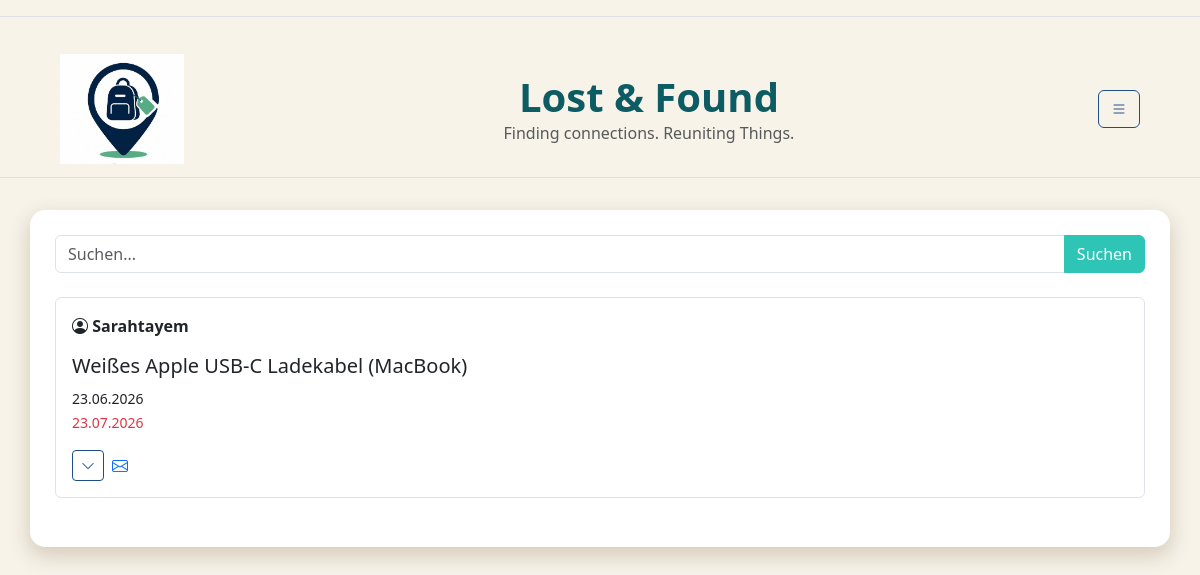
The app's page /home (signed in) with its own data.
### db.py (models this page shows)
class Post(db.Model):
    __tablename__ = "post"
    post_id = db.Column(db.Integer,primary_key=True)
    user_id = db.Column(db.Integer,db.ForeignKey("standardUser.user_id"))
    fundbuero_id = db.Column(db.Integer,db.ForeignKey("fundbuero.fundbuero_id"))
    titel = db.Column(db.String,nullable=False)
    meldedatum = db.Column(db.Date)
    verlustdatum = db.Column(db.Date)
    ablaufdatum = db.Column(db.Date)
    schliessdatum = db.Column(db.Date)
    verlustort = db.Column(db.String)
    beschreibung = db.Column(db.Text)
    status = db.Column(db.String,default="laufend")
    views = db.Column(db.Integer,default=0 )
    user = db.relationship("StandardUser",back_populates="posts")
    fundbuero = db.relationship("Fundbuero",back_populates="posts")

class StandardUser(db.Model):
    __tablename__ = "standardUser"
    user_id = db.Column( db.Integer, primary_key=True )
    campus_id = db.Column( db.String, db.ForeignKey("campus.campus_id") )
    name = db.Column( db.String)
    benutzername = db.Column( db.String, unique=True)
    telefonnummer = db.Column(db.String)
    standardtext = db.Column(db.Text)
    passwort = db.Column(db.String,nullable=False)
    hwr_mail = db.Column(db.String, unique=True,nullable=False )
    is_admin = db.Column(db.Boolean, default=False)
    campus = db.relationship("Campus",back_populates="users")
    posts = db.relationship( "Post",back_populates="user")

### app.py (the view)
@app.route("/home", methods=["GET", "POST"])
def home():
    if "user_id" not in session:
        flash("Bitte zuerst einloggen!", "warning")
        return redirect(url_for("login"))
    form = forms.Suchleiste()
    user = db.session.get(StandardUser,session["user_id"])
    posts = db.session.execute(db.select(Post).where(Post.ablaufdatum>=date.today(), Post.status == "laufend")
                           ).scalars()  # hier werden alle posts aus der datenbank geholt, die noch nicht abgelaufen sind und deren status "laufend" ist. die posts werden dann in der home.html datei angezeigt.
    return render_template("home.html", posts=posts, form=form, user=user)

### forms.py
class Suchleiste(FlaskForm):
  suchfeld = StringField( "Suchbegriff",
       validators=[InputRequired()]
  )
  submit = SubmitField("Suchen")

### templates/home.html (shortened to what this page needs)
{% extends "base.html" %}
{% block CONTENT %}
<form method="POST"
      action="{{ url_for('suche') }}"
      class="mb-4">
    <div class="input-group">
        {{ form.suchfeld(
            class="form-control",
            placeholder="Suchen..."
        ) }}
        {{ form.submit(
            class="btn btn-primary"
        ) }}
    </div>
</form>
    {% for post in posts %}
        {%if post.user.campus_id == user.campus_id%}
    <div class="border rounded p-3 mb-4">
        <strong>
            <i class="bi bi-person-circle"></i>
            {{ post.user.benutzername }}
        </strong>
        <h5 class="mt-3">
            {{ post.titel }}
        </h5>
           <small>
             {{ post.meldedatum.strftime('%d.%m.%Y') }}
            </small>
            <br>
            <small class="text-danger">
             {{ post.ablaufdatum.strftime('%d.%m.%Y') }}
            </small>
        <div class="mt-3 d-flex align-items-center gap-2">
            <button
                class="btn btn-outline-secondary btn-sm"
                type="button"
                data-bs-toggle="collapse"
                data-bs-target="#details{{ loop.index }}">
                <i class="bi bi-chevron-down"></i>
            </button>
          <a href="mailto:{{ post.user.hwr_mail }}?subject={{ ('Yay Gefunden! : ' ~ post.titel)|urlencode }}
          &body={{('Hallo,' ~'\n\n' ~
           'gute Nachricht: Ich habe möglicherweise deinen verlorenen Gegenstand gefunden' ~ '\n\n' ~
           'Gegenstand: ' ~post.titel ~'\n' ~
           'Verlustort: ' ~ post.verlustort ~ '\n\n' ~
            'Bitte melden dich bei mir.' ~ '\n\n' ~
            'Viele Grüße'
            )|urlencode }}">
             <i class="bi bi-envelope"></i>
</a>
        </div>
    </div>
        {%endif%}
    {% endfor %}
{% endblock %}

### static/css/style.css (style rules this page uses)
body { background-color: var(--color-main) !important; }
.btn-primary { background-color: var(--color-accent1) !important; border-color: var(--color-accent1) !important; }
.btn-outline-secondary { color: var(--color-accent2) !important; border-color: var(--color-accent2) !important; }

### static/css/color.css (style rules this page uses)
:root { --color-main: rgb(247, 243, 233); --color-shadow: rgb(215, 205, 190); --color-highlight: rgb(13, 92, 99); --color-accent1: rgb(46, 196, 182); --color-accent2: rgb(29, 78, 137); }

### records on screen
Post: user.benutzername "Sarahtayem", titel "Weißes Apple USB-C Ladekabel (MacBook)", meldedatum "23.06.2026", ablaufdatum "23.07.2026"
